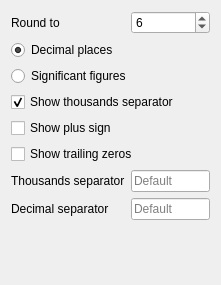
<?xml version="1.0" encoding="UTF-8"?>
<ui version="4.0">
 <class>QgsBasicNumericFormatWidgetBase</class>
 <widget class="QgsPanelWidget" name="QgsBasicNumericFormatWidgetBase">
  <property name="geometry">
   <rect>
    <x>0</x>
    <y>0</y>
    <width>221</width>
    <height>285</height>
   </rect>
  </property>
  <property name="windowTitle">
   <string>Form</string>
  </property>
  <layout class="QGridLayout" name="gridLayout" columnstretch="0,0">
   <item row="0" column="0">
    <widget class="QLabel" name="label">
     <property name="text">
      <string>Round to</string>
     </property>
    </widget>
   </item>
   <item row="1" column="0" colspan="2">
    <widget class="QRadioButton" name="mRadDecimalPlaces">
     <property name="text">
      <string>Decimal places</string>
     </property>
     <property name="checked">
      <bool>true</bool>
     </property>
    </widget>
   </item>
   <item row="4" column="0" colspan="2">
    <widget class="QCheckBox" name="mShowPlusCheckBox">
     <property name="text">
      <string>Show plus sign</string>
     </property>
    </widget>
   </item>
   <item row="3" column="0" colspan="2">
    <widget class="QCheckBox" name="mShowThousandsCheckBox">
     <property name="text">
      <string>Show thousands separator</string>
     </property>
     <property name="checked">
      <bool>true</bool>
     </property>
    </widget>
   </item>
   <item row="7" column="0">
    <widget class="QLabel" name="label_3">
     <property name="text">
      <string>Decimal separator</string>
     </property>
    </widget>
   </item>
   <item row="7" column="1">
    <widget class="QgsFilterLineEdit" name="mDecimalLineEdit">
     <property name="maxLength">
      <number>1</number>
     </property>
     <property name="placeholderText">
      <string>Default</string>
     </property>
    </widget>
   </item>
   <item row="0" column="1">
    <widget class="QSpinBox" name="mDecimalsSpinBox">
     <property name="value">
      <number>6</number>
     </property>
    </widget>
   </item>
   <item row="2" column="0" colspan="2">
    <widget class="QRadioButton" name="mRadSignificantFigures">
     <property name="text">
      <string>Significant figures</string>
     </property>
    </widget>
   </item>
   <item row="5" column="0" colspan="2">
    <widget class="QCheckBox" name="mShowTrailingZerosCheckBox">
     <property name="text">
      <string>Show trailing zeros</string>
     </property>
    </widget>
   </item>
   <item row="8" column="0">
    <spacer name="verticalSpacer">
     <property name="orientation">
      <enum>Qt::Vertical</enum>
     </property>
     <property name="sizeHint" stdset="0">
      <size>
       <width>20</width>
       <height>40</height>
      </size>
     </property>
    </spacer>
   </item>
   <item row="6" column="1">
    <widget class="QgsFilterLineEdit" name="mThousandsLineEdit">
     <property name="maxLength">
      <number>1</number>
     </property>
     <property name="placeholderText">
      <string>Default</string>
     </property>
    </widget>
   </item>
   <item row="6" column="0">
    <widget class="QLabel" name="label_2">
     <property name="text">
      <string>Thousands separator</string>
     </property>
    </widget>
   </item>
  </layout>
 </widget>
 <customwidgets>
  <customwidget>
   <class>QgsPanelWidget</class>
   <extends>QWidget</extends>
   <header>qgspanelwidget.h</header>
   <container>1</container>
  </customwidget>
  <customwidget>
   <class>QgsFilterLineEdit</class>
   <extends>QLineEdit</extends>
   <header>qgsfilterlineedit.h</header>
  </customwidget>
 </customwidgets>
 <resources/>
 <connections/>
</ui>
